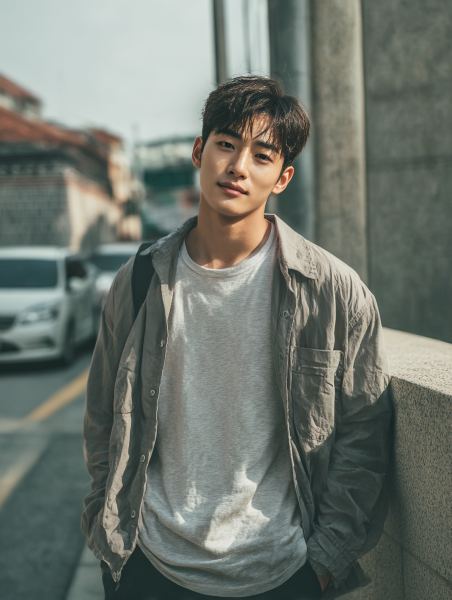
#> input picture assets/personas/geonwoo/main_large.jpg, 903 x 1200 px, given as the content of the folder C:/Users/yong/Documents/personas/건우, which was not available (shown at 1/2 size)
$ python optimize_personas_to_assets.py
#> lines starting #> are read from the running program, lines starting #| are printed output that depends on the picture; pictures that were not available may be replaced by others from this repository, and a replacement may not be noted
#!/usr/bin/env python3
"""
신규 페르소나 이미지를 assets/personas 폴더로 최적화
"""

import os
import sys
from PIL import Image
from pathlib import Path
import json

# UTF-8 인코딩 설정
if sys.platform.startswith('win'):
    sys.stdout.reconfigure(encoding='utf-8')
    sys.stderr.reconfigure(encoding='utf-8')

# 신규 페르소나 목록
new_personas = [
    "건우", "도윤", "동혁", "민석", "민호",
    "성민", "세준", "수현", "시우", "우진",
    "원준", "유진", "정우", "지환", "지후",
    "태민", "태현", "하준", "현민", "현우"
]

# 영문 이름 매핑
name_mapping = {
    "건우": "geonwoo",
    "도윤": "doyoon",
    "동혁": "donghyuk",
    "민석": "minseok",
    "민호": "minho",
    "성민": "seongmin",
    "세준": "sejun",
    "수현": "soohyun",
    "시우": "siwoo",
    "우진": "woojin",
    "원준": "wonjoon",
    "유진": "yoojin",
    "정우": "jungwoo",
    "지환": "jihwan",
    "지후": "jihoo",
    "태민": "taemin",
    "태현": "taehyun",
    "하준": "hajoon",
    "현민": "hyunmin",
    "현우": "hyunwoo"
}

# 이미지 크기 설정
SIZES = {
    'thumb': 150,
    'small': 300,
    'medium': 600,
    'large': 1200
}

def smart_crop_square(img, size):
    """스마트 정사각형 크롭"""
    width, height = img.size

    if width == height:
        return img

    # 세로가 더 긴 경우 (인물 사진), 상단 중심으로 크롭
    if width < height:
        crop_height = width
        top = min(int(height * 0.1), height - crop_height)  # 상단 10% 지점에서 시작
        return img.crop((0, top, width, top + crop_height))

    # 가로가 더 긴 경우, 중앙 크롭
    else:
        crop_width = height
        left = (width - crop_width) // 2
        return img.crop((left, 0, left + crop_width, height))

def optimize_persona_images(korean_name, english_name):
    """페르소나 이미지 최적화"""
#> called with korean_name = '건우', english_name = 'geonwoo'

    # 소스 디렉토리
    source_dir = Path(r"C:\Users\yong\Documents\personas") / korean_name

    # 출력 디렉토리 (assets/personas)
    output_dir = Path(r"C:\Users\yong\sonaapp\assets\personas") / english_name
    output_dir.mkdir(parents=True, exist_ok=True)

    print(f"\n처리중: {korean_name} -> {english_name}")

    # 이미지 파일 찾기
    image_files = []
    for ext in ['*.png', '*.jpg', '*.jpeg', '*.webp']:
        image_files.extend(source_dir.glob(ext))

    if not image_files:
        print(f"  [ERROR] 이미지 파일을 찾을 수 없습니다: {source_dir}")
        return False

    # 이미지 파일 정렬 (일관된 순서 보장)
    image_files = sorted(image_files, key=lambda x: x.name)
    print(f"  발견된 이미지: {len(image_files)}개")

    processed_count = 0

    for idx, source_image in enumerate(image_files):
        # 첫 번째 이미지는 "main", 나머지는 "image1", "image2" 등
        prefix = "main" if idx == 0 else f"image{idx}"
        print(f"  처리중: {source_image.name} -> {prefix}_*.jpg")

        try:
            with Image.open(source_image) as img:
                # RGB로 변환
#> img is the input picture: PIL image 903x1200 RGB; mean R, G, B 110.7, 117.5, 109.8
                if img.mode in ('RGBA', 'LA'):
                    background = Image.new('RGB', img.size, (255, 255, 255))
                    if img.mode == 'RGBA':
                        background.paste(img, mask=img.split()[3])
                    else:
                        background.paste(img)
                    img = background
                elif img.mode != 'RGB':
                    img = img.convert('RGB')

                orig_width, orig_height = img.size
#> orig_width = 903; orig_height = 1200
                aspect_ratio = orig_width / orig_height
#> aspect_ratio = 0.752

                # 각 크기별로 처리
                for size_name, target_size in SIZES.items():
                    # thumb과 small은 정사각형 크롭
                    if size_name in ['thumb', 'small']:
                        # 먼저 적절한 크기로 리사이즈
                        if orig_width > orig_height:
                            new_width = int(target_size * aspect_ratio)
                            new_height = target_size
                        else:
                            new_width = target_size
                            new_height = int(target_size / aspect_ratio)

                        # 업스케일링 방지
                        if new_width > orig_width or new_height > orig_height:
                            resized = img.copy()
                        else:
                            resized = img.resize((new_width, new_height), Image.Resampling.LANCZOS)

                        # 스마트 크롭
                        resized = smart_crop_square(resized, target_size)

                        # 최종 크기로 리사이즈
                        if resized.size != (target_size, target_size):
                            resized = resized.resize((target_size, target_size), Image.Resampling.LANCZOS)
                    else:
                        # medium과 large는 비율 유지
                        if orig_width > orig_height:
                            new_width = target_size
                            new_height = int(target_size / aspect_ratio)
                        else:
                            new_height = target_size
                            new_width = int(target_size * aspect_ratio)

                        # 업스케일링 방지
                        if new_width > orig_width or new_height > orig_height:
                            new_width, new_height = orig_width, orig_height

                        resized = img.resize((new_width, new_height), Image.Resampling.LANCZOS)

                    # 저장
                    output_file = output_dir / f"{prefix}_{size_name}.jpg"
                    resized.save(output_file, 'JPEG', quality=95, optimize=True, progressive=True)
                    print(f"    - {size_name}: {resized.size[0]}x{resized.size[1]}")
#> this loop made 4 passes
#> pass 1, in optimize_persona_images, `resized = img.resize((new_width, new_height), Image.Resampling.LANCZOS)`:
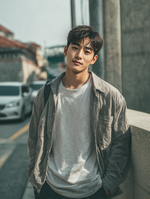
#> resized: PIL image 150x199 RGB; mean R, G, B 110.7, 117.5, 109.8
#> pass 1, in optimize_persona_images, `resized = smart_crop_square(resized, target_size)`:
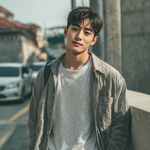
#> resized: PIL image 150x150 RGB; mean R, G, B 111.5, 116.9, 108.4
#> pass 2, in optimize_persona_images, `resized = img.resize((new_width, new_height), Image.Resampling.LANCZOS)`:
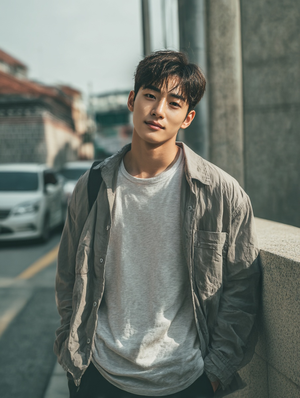
#> resized: PIL image 300x398 RGB; mean R, G, B 110.7, 117.5, 109.8
#> pass 2, in optimize_persona_images, `resized = smart_crop_square(resized, target_size)`:
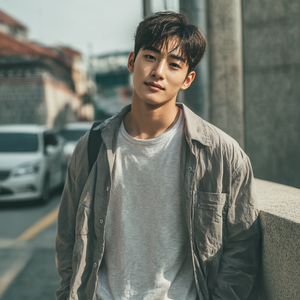
#> resized: PIL image 300x300 RGB; mean R, G, B 111.3, 116.7, 108.2

                # 원본도 저장
                output_original = output_dir / f"{prefix}_original.jpg"
                img.save(output_original, 'JPEG', quality=98, optimize=True, progressive=True)
                print(f"    - original: {orig_width}x{orig_height}")
#|     - original: 903x1200

                processed_count += 1

        except Exception as e:
            print(f"    [ERROR] {source_image.name} 처리 실패: {e}")
            continue

    if processed_count > 0:
        print(f"  [SUCCESS] {processed_count}/{len(image_files)} 이미지 처리 완료")
        return True
    else:
        print(f"  [ERROR] 이미지 처리 실패")
        return False

def main():
    print("=" * 60)
    print("신규 페르소나 이미지 최적화 (assets 폴더)")
    print("=" * 60)

    # assets/personas 디렉토리 생성
    assets_dir = Path(r"C:\Users\yong\sonaapp\assets\personas")
    assets_dir.mkdir(parents=True, exist_ok=True)

    successful = []
    failed = []

    # 각 페르소나 처리
    for korean_name in new_personas:
        english_name = name_mapping.get(korean_name)
        if not english_name:
            print(f"[ERROR] {korean_name}의 영문 매핑을 찾을 수 없습니다")
            failed.append(korean_name)
            continue

        if optimize_persona_images(korean_name, english_name):
            successful.append({
                "korean": korean_name,
                "english": english_name
            })
        else:
            failed.append(korean_name)

    # 결과 요약
    print("\n" + "=" * 60)
    print("최적화 완료!")
    print(f"  성공: {len(successful)}/{len(new_personas)}")
    print(f"  실패: {len(failed)}")

    if successful:
        print("\n성공한 페르소나:")
        for persona in successful:
            print(f"  - {persona['korean']} -> {persona['english']}")
        print(f"\n이미지 저장 위치: {assets_dir}")

    if failed:
        print("\n실패한 페르소나:")
        for name in failed:
            print(f"  - {name}")

    # 결과를 JSON으로 저장
    result = {
        "successful": successful,
        "failed": failed,
        "total": len(new_personas),
        "success_count": len(successful)
    }

    result_file = Path(r"C:\Users\yong\sonaapp\optimization_result_new.json")
    with open(result_file, 'w', encoding='utf-8') as f:
        json.dump(result, f, ensure_ascii=False, indent=2)

    print(f"\n결과 저장: {result_file}")

if __name__ == '__main__':
    main()
